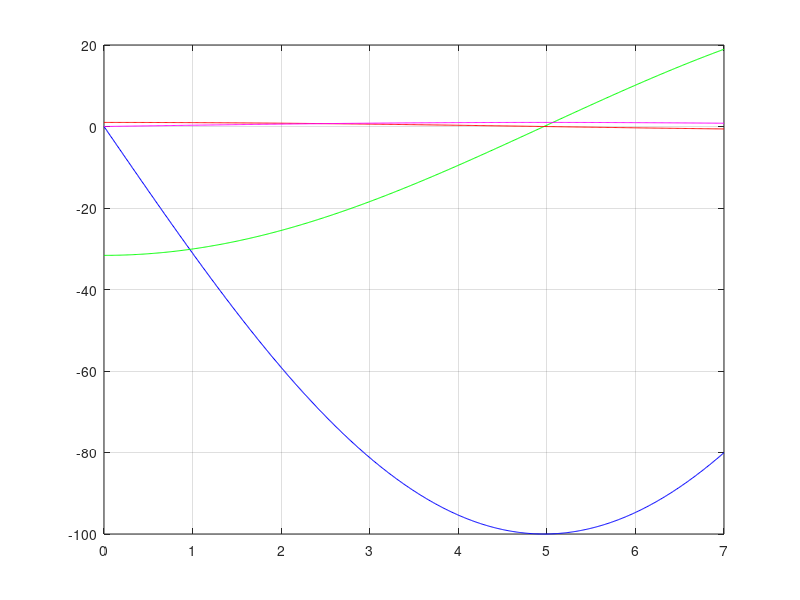
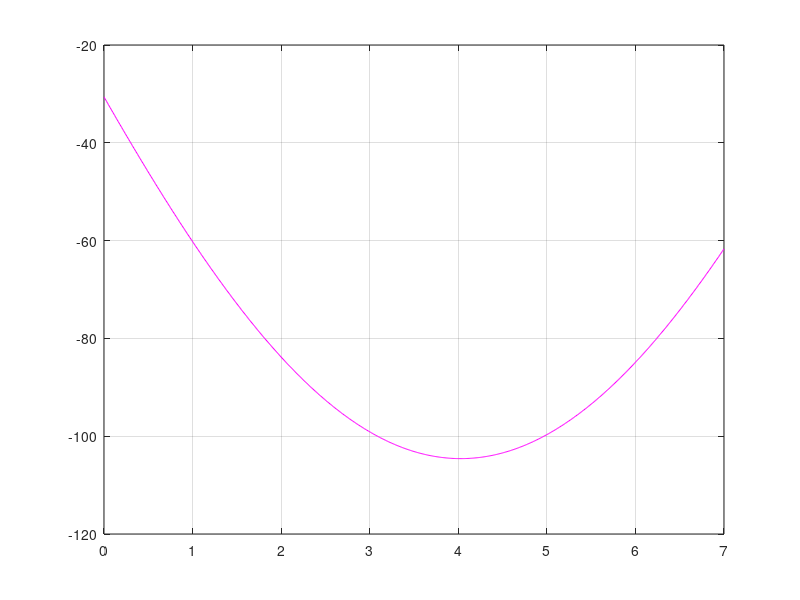

The MATLAB script that drew these images, in order:
function harm_sines
m=1000;
k=100;
c=100;
F=10;
g=c/2/m;
w0=sqrt(k/m)
g=w0/sqrt(2) * 0.5;

figure(1);clf;
i=0;
x0=1;
I=sqrt(-1);
w=w0;
F0=1;
phi=atan(c*w/(k-m*w^2));
for t=0:0.01:7
    i=i+1;
    Fs(i)=-k*(x0*exp(-I*phi))*exp(I*w*t);
    Fd(i)=-c*I*w*(x0*exp(-I*phi))*exp(I*w*t);
    F(i)=F0*exp(I*w*t);
    X(i)=(x0*exp(-I*phi))*exp(I*w*t);
    T(i)=t;
end
plot(T,Fs,'b',T,Fd,'g',T,F,'r',T,X,'m');
phi
grid on;

figure(2);
plot(T,Fs+Fd+F,'m');
grid on;

mX=max(real(X))